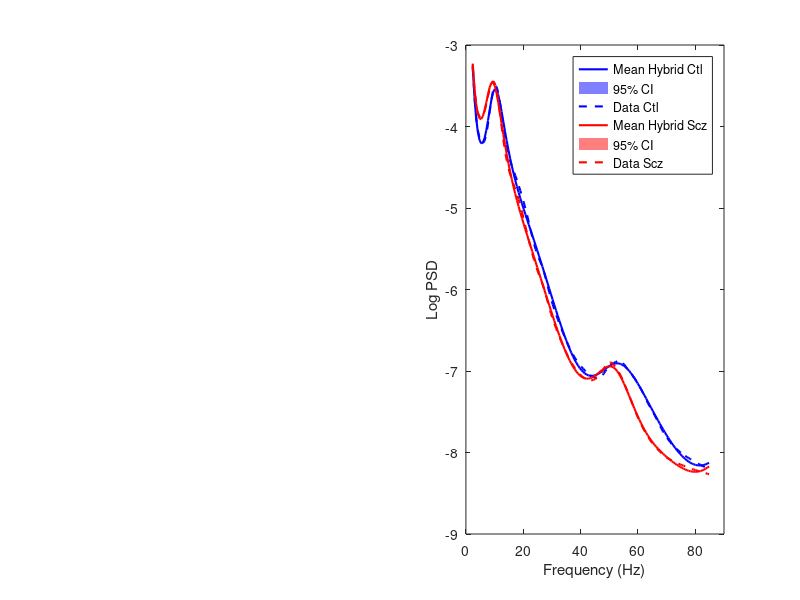

MATLAB code for this plot: (Note: this script raises an error after producing the figure.)
%% Repeat analysis on scz vs control data for validation
%% Load empirical data
clearvars

%cd '/Users/alessiacaccamo/Documents/Exeter/Data/ForAlessia_SZ_VisualGammaVirtualElectrodesSPM/Final_Results_150_gen'
cd '/Users/alessiacaccamo/Documents/Exeter/Data/TMS-EEG-Biondi2022/TMS-EEG_Isabella/TMS-EEG_Isabella/eyes_closed/Figures_DIP_DCM_25/run_validate_on_scz_study2'
load('Spectra_all_subj_norm_final.mat'); % 'average_spectrum', 'average_spectrum_patient', 'f', 'f_patient', 'mas_control', 'mas_patient');
indx=find(f<=85);
mas_control=mas_control(indx);
f=f(indx);
indx_patient=find(f_patient<=85);
mas_patient=mas_patient(indx_patient);
f_patient=f_patient(indx_patient);
data_psd_control=log(mas_control);
data_psd_patient=log(mas_patient);


%% Load model spectra and params Hybrid
cd '/Users/alessiacaccamo/Documents/Exeter/Data/TMS-EEG-Biondi2022/TMS-EEG_Isabella/TMS-EEG_Isabella/eyes_closed/Figures_DIP_DCM_25/run_validate_on_scz_study2'
load('Hybrid_LFP_model_grand_log_ctl_scz_19_Dec.mat'); % 'model_control_all', 'model_patient_all');
load('Hybrid_LFP_params_19_Dec.mat'); % 'params_DCM_ctl', 'params_DCM_scz', 'cov_DCM_ctl', 'cov_DCM_scz');
load('Hybrid_LFP_log_params_ctl_scz_19_Dec.mat'); % 'log_params_DCM_ctl', 'log_params_DCM_scz', 'cov_DCM_ctl', 'cov_DCM_scz');

%% Load DCM model
load('DCM_LFP_model_grand_log_ctl_scz_19_Dec.mat')


%% Figure 6A

figure;
subplot(1,2,2);
sd_control=std(model_control_all',1);
sd_patient=std(model_patient_all',1);
plot(f,mean(model_control_all,2), 'LineWidth',1.5, 'Color','b');
hold on;
fill([f; flip(f)], [mean(model_control_all,2) - 1.96*(sd_control/sqrt(length(model_control_all)))'; flip(mean(model_control_all,2) + 1.96*(sd_control/sqrt(length(model_control_all)))')], 'b', 'FaceAlpha', 0.5, 'EdgeColor', 'none');
hold on;
plot(f,data_psd_control,'--', 'LineWidth',1.5, 'Color','b');
hold on;
plot(f,mean(model_patient_all,2), 'LineWidth',1.5, 'Color','r');
hold on;
fill([f; flip(f)], [mean(model_patient_all,2) - 1.96*(sd_patient/sqrt(length(model_patient_all)))'; flip(mean(model_patient_all,2) + 1.96*(sd_patient/sqrt(length(model_patient_all)))')], 'r', 'FaceAlpha', 0.5, 'EdgeColor', 'none');
hold on;
plot(f,data_psd_patient,'--', 'LineWidth',1.5, 'Color','r');
xlabel('Frequency (Hz)');
ylabel('Log PSD');
legend('Mean Hybrid Ctl', '95% CI', 'Data Ctl', 'Mean Hybrid Scz', '95% CI', 'Data Scz');
xlim([0 90]);
ax = gca;
ax.FontSize = 14;

subplot(1,2,1);
plot(f,model_control, 'LineWidth',1.5, 'Color','b');
hold on;
plot(f,data_psd_control,'--', 'LineWidth',1.5, 'Color','b');
hold on;
plot(f,model_patient, 'LineWidth',1.5, 'Color','r');
hold on;
plot(f,data_psd_patient,'--', 'LineWidth',1.5, 'Color','r');
xlabel('Frequency (Hz)');
ylabel('Log PSD');
legend('DCM Ctl', 'Data Ctl', 'DCM Scz', 'Data Scz');
xlim([0 90]);
ax = gca;
ax.FontSize = 14;


%% Bounds
lb_1 = [-1.4142 -1.4142 -1.4142 -1.4142 -1.1068 -1.0046 -1.3208 -1.0046 -1.0046 -1.0846 -3.2533 -2.8284 -3.2769 -1.0000 -0.7071 -0.3536 -0.5851 -0.3774 -0.3536 -0.3774 -0.3536 -0.3634 -0.3536 -0.3536 -0.4002 -0.5000 -0.6625]; 
ub_1 = [1.4142 1.4142 1.4142 1.4142 1 1 1 1.0509 1.0006 1.1017 2.8284 2.9713 2.8284 1 0.7768 0.3536 0.3536 0.3536 0.3562 0.3536 0.3562 0.3536 0.3712 0.4410 0.3536 0.5000 0.5000];

lb(1) = 1*exp(lb_1(1)); 
lb(2) = 2*exp(lb_1(2));  
lb(3) = 4/1000*exp(lb_1(3)); 
lb(4) = 16/1000*exp(lb_1(4)); 
lb(5) = 8*exp(lb_1(5)); 
lb(6) = 128*exp(lb_1(6)); 
lb(7) = 128*exp(lb_1(7));
lb(8) = 64*exp(lb_1(8));
lb(9) = 64*exp(lb_1(9));
lb(10) = 4*exp(lb_1(10));
lb(11) = 32*exp(lb_1(11));
lb(12) = 16*exp(lb_1(12));
lb(13) = 4*exp(lb_1(13));
lb(14) = 2*exp(lb_1(14))/1000;
lb(15) = 16*exp(lb_1(15))/1000;
lb(16) = exp(lb_1(16));
lb(17) = exp(lb_1(17));
lb(18) = exp(lb_1(18));
lb(19) = exp(lb_1(19));
lb(20) = exp(lb_1(20));
lb(21) = exp(lb_1(21));
lb(22) = exp(lb_1(22));
lb(23) = exp(lb_1(23));
lb(24) = exp(lb_1(24));
lb(25) = exp(lb_1(25));
lb(26) = exp(lb_1(26));
lb(27) = exp(lb_1(27));

ub(1) = 1*exp(ub_1(1)); 
ub(2) = 2*exp(ub_1(2));  
ub(3) = 4/1000*exp(ub_1(3)); 
ub(4) = 16/1000*exp(ub_1(4)); 
ub(5) = 8*exp(ub_1(5)); 
ub(6) = 128*exp(ub_1(6)); 
ub(7) = 128*exp(ub_1(7));
ub(8) = 64*exp(ub_1(8));
ub(9) = 64*exp(ub_1(9));
ub(10) = 4*exp(ub_1(10));
ub(11) = 32*exp(ub_1(11));
ub(12) = 16*exp(ub_1(12));
ub(13) = 4*exp(ub_1(13));
ub(14) = 2*exp(ub_1(14))/1000;
ub(15) = 16*exp(ub_1(15))/1000;
ub(16) = exp(ub_1(16));
ub(17) = exp(ub_1(17));
ub(18) = exp(ub_1(18));
ub(19) = exp(ub_1(19));
ub(20) = exp(ub_1(20));
ub(21) = exp(ub_1(21));
ub(22) = exp(ub_1(22));
ub(23) = exp(ub_1(23));
ub(24) = exp(ub_1(24));
ub(25) = exp(ub_1(25));
ub(26) = exp(ub_1(26));
ub(27) = exp(ub_1(27));

paramsvec = {'R1','R2','Te','Ti','He', 'G1', 'G2', 'G3', 'G4', 'G5','A1','A2','A3','De','Di','a1','a2','b1','b2','c1','c2','d1','d2','d3','d4','f1','f2'};



%% Hybrid
load('Hybrid_LFP_params_19_Dec.mat'); % 'params_DCM_ctl', 'params_DCM_scz', 'cov_DCM_ctl', 'cov_DCM_scz');
load('Hybrid_LFP_log_params_ctl_scz_19_Dec.mat'); % 'log_params_DCM_ctl', 'log_params_DCM_scz', 'cov_DCM_ctl', 'cov_DCM_scz');

for ii=1:15
muvec_pre=log_params_DCM_ctl(ii,:);
varvec_pre=cov_DCM_ctl(ii, :);
muvec_post=log_params_DCM_scz(ii,:);
varvec_post=cov_DCM_scz(ii, :);
x = linspace(min(muvec_pre) - 3*sqrt(max(varvec_pre)), max(muvec_pre) + 3*sqrt(max(varvec_pre)), 1000); % for log params
total_density_pre = zeros(size(x));
total_density_post = zeros(size(x));
for i = 1:length(muvec_pre)
    mu_pre = muvec_pre(i);
    sigma_pre = sqrt(varvec_pre(i)); % Standard deviation is the square root of variance
    mu_post = muvec_post(i);
    sigma_post = sqrt(varvec_post(i));
    pdf_pre = (1/(sigma_pre * sqrt(2 * pi))) * exp(-0.5 * ((x - mu_pre) / sigma_pre).^2);% pdf of current distribution
    pdf_post = (1/(sigma_post * sqrt(2 * pi))) * exp(-0.5 * ((x - mu_post) / sigma_post).^2);% pdf of current distribution
    total_density_pre = total_density_pre + (pdf_pre/length(muvec_pre)); % each pdf contributes 1/500 (weighted) to the overall sum, which adds up to 1. 
    total_density_post = total_density_post + (pdf_post/length(muvec_pre));
end

cumulative_density_pre = cumsum(total_density_pre); % CDF
cumulative_density_pre = cumulative_density_pre / cumulative_density_pre(end); % Normalize CDF
cumulative_density_post = cumsum(total_density_post); % CDF
cumulative_density_post = cumulative_density_post / cumulative_density_post(end); % Normalize CDF

random_samples_pre = zeros(1e5, 1); % Initialize the samples array
random_samples_post = zeros(1e5, 1);
for n = 1:1e5
    rand_num = rand(); % Generate uniform random numbser
    random_samples_pre(n) = x(find(cumulative_density_pre >= rand_num, 1, 'first')); % Inverse transform sampling
    random_samples_post(n) = x(find(cumulative_density_post >= rand_num, 1, 'first'));
end
%cohen's d
d(ii)=(mean(random_samples_post) - mean(random_samples_pre))/sqrt((var(random_samples_post)+var(random_samples_pre))/2);
end

%save('inferences_hybrid_ctl_scz_150_gen.mat', 'd');



%% Cohen's d DCM
load('DCM_LFP_log_params_ctl_scz_19_Dec.mat')
load('DCM_LFP_params_19_Dec.mat')
d_dcm = zeros(15, 1);

num_samples = 1e5;
for i = 1:15
    mean_ctl= log_params_DCM_ctl(i, 1);
    variance_ctl = cov_DCM_ctl(i, 1);
    sigma_ctl = sqrt(variance_ctl);
    samples_ctl = normrnd(mean_ctl, sigma_ctl, [num_samples, 1]);

    mean_scz = log_params_DCM_scz(i, 1);
    variance_scz = cov_DCM_scz(i, 1);
    sigma_scz = sqrt(variance_scz);
    samples_scz = normrnd(mean_scz, sigma_scz, [num_samples, 1]);

    % cohen's d 
    d_dcm(i) = (mean_scz - mean_ctl)/sqrt((variance_ctl+variance_scz)/2);
end

% save('inferences_dcm_ctl_scz.mat', 'd_dcm');


%% Plot Hybrid and DCM params. Figure 6B

% DCM lognorm posterior distributions
paramsvec = {'R1','R2','Te','Ti','He', 'G1', 'G2', 'G3', 'G4', 'G5','A1','A2','A3','De','Di','a1','a2','b1','b2','c1','c2','d1','d2','d3','d4','f1','f2'};
load('Hybrid_LFP_params_19_Dec.mat'); % 'params_DCM_ctl', 'params_DCM_scz', 'cov_DCM_ctl', 'cov_DCM_scz');
load('Hybrid_LFP_log_params_ctl_scz_19_Dec.mat'); % 'log_params_DCM_ctl', 'log_params_DCM_scz', 'cov_DCM_ctl', 'cov_DCM_scz');

figure;
positions = 3; % Define the positions for the parameters
% for idx = 1:length(positions)
for idx = 1
    ii = positions(idx); % Retrieve the correct index (from positions array)
    subplot(1,2, idx+1);
    %subplot(3,5, idx);
    muvec_pre=params_DCM_ctl(ii,:);
    varvec_pre=cov_DCM_ctl(ii, :);
    muvec_post=params_DCM_scz(ii,:);
    varvec_post=cov_DCM_scz(ii, :);
    x = linspace(exp(min(muvec_pre) - 1.5*sqrt(max(varvec_pre))), exp(max(muvec_pre) + 1.5*sqrt(max(varvec_pre))), 1000); % for log params
    x_post = linspace(exp(min(muvec_post) - 1.5*sqrt(max(varvec_post))), exp(max(muvec_post) + 1.5*sqrt(max(varvec_post))), 1000);
    hold on;
    total_density_pre = zeros(size(x));
    total_density_post = zeros(size(x));
for i = 1:length(muvec_pre)
    mu_pre = muvec_pre(i);
    sigma_pre = sqrt(varvec_pre(i)); % Standard deviation is the square root of variance
    pdf_pre = (1./(x.*sigma_pre * sqrt(2 * pi))) .* exp(-(log(x) - mu_pre).^2 / (2*sigma_pre^2));% pdf of current distribution
    total_density_pre = total_density_pre + (pdf_pre/length(muvec_pre)); % each pdf contributes 1/500 (weighted) to the overall sum, which adds up to 1. 
    mu_post = muvec_post(i);
    sigma_post = sqrt(varvec_post(i)); % Standard deviation is the square root of variance
    pdf_post = (1./(x_post.*sigma_post * sqrt(2 * pi))) .* exp(-(log(x_post) - mu_post).^2 / (2*sigma_post^2));% pdf of current distribution
    total_density_post = total_density_post + (pdf_post/length(muvec_pre));
end
plot(x, total_density_pre, 'b', 'LineWidth', 2); 
plot(x_post, total_density_post, 'r', 'LineWidth', 2); 
xlabel('Parameter Value');
ylabel('Density');
paramsvec = {'R1','R2','Te','Ti','He', 'G1', 'G2', 'G3', 'G4', 'G5','A1','A2','A3','De','Di','a1','a2','b1','b2','c1','c2','d1','d2','d3','d4','f1','f2'};
title(paramsvec{ii})
ax = gca; 
ax.XAxis.Exponent = 0; 
set(ax, 'FontSize', 15, 'Box', 'on');
xlim([0.001 0.005]);
hold off;
end
legend('Ctl', 'Scz');

% Load params DCM
load('DCM_LFP_log_params_ctl_scz_19_Dec.mat')
load('DCM_LFP_params_19_Dec.mat')

%figure;
hold on;
positions = 3 ; % Define the positions for the parameters
% for idx = 1:length(positions)
for idx = 1
    i = positions(idx); % Retrieve the correct index (from positions array)
    subplot(1,2, idx);
    %subplot(3,5, idx);
    log_mean = params_DCM_ctl(i, 1); 
    log_variance = cov_DCM_ctl(i, 1);
    log_sigma = sqrt(log_variance);
    x = linspace(exp(log_mean - 4 * log_sigma), exp(log_mean + 4 * log_sigma), 100);
    y = lognpdf(x, log_mean, log_sigma);
    plot(x, y, 'LineWidth', 2, 'Color', 'blue'); 
    hold on;
    log_mean_post = params_DCM_scz(i, 1); 
    log_variance_post = cov_DCM_scz(i, 1);
    log_sigma_post = sqrt(log_variance_post);
    x_post = linspace(exp(log_mean_post - 4 * log_sigma_post), exp(log_mean_post + 4 * log_sigma_post), 100);
    y_post = lognpdf(x_post, log_mean_post, log_sigma_post);
    plot(x_post, y_post, 'LineWidth', 2, 'Color', 'red'); 
    xlabel('Parameter Value');
    ylabel('Density');
    title(paramsvec{i});
    ax = gca; 
    ax.XAxis.Exponent = 0; 
    set(ax, 'FontSize', 15, 'Box', 'on');
   xlim([0.001 0.005]);
    hold on;
end
legend('Ctl DCM', 'Scz DCM', 'Location', 'northwest');



